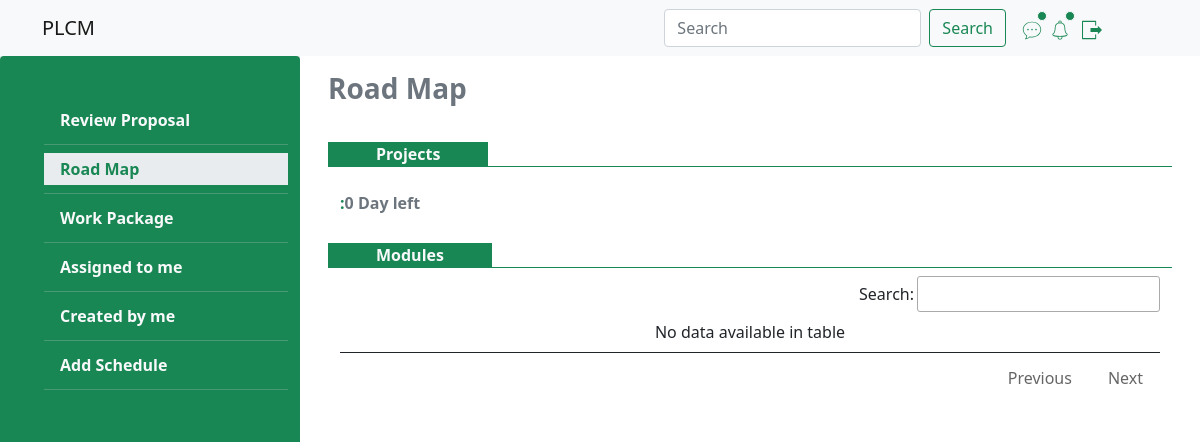
/road_map.php?id=71 (signed in), run on an earlier commit of the app's database.
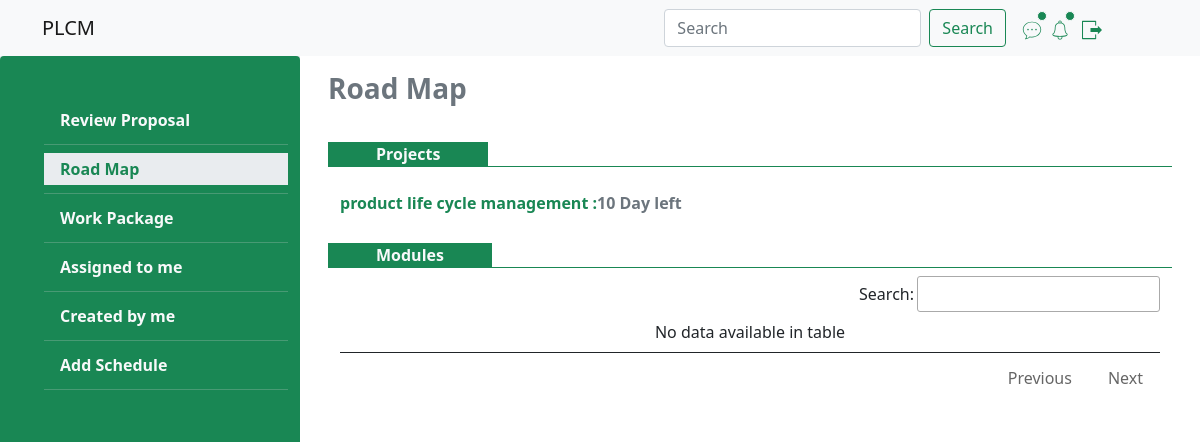
And on a later commit of the database.
### tables this page shows
CREATE TABLE `assign_projects` (
  `r_id` int(11) NOT NULL,
  `m_id` int(11) NOT NULL,
  `p_id` int(11) NOT NULL,
  `issue_date` timestamp NOT NULL DEFAULT current_timestamp(),
  `end_date` timestamp NULL DEFAULT NULL,
  `m_status` text NOT NULL DEFAULT 'unseen',
  `description` text NOT NULL,
  `a_status` text NOT NULL DEFAULT 'unseen',
  `verification` text NOT NULL DEFAULT 'notverify'
);

CREATE TABLE `projects` (
  `p_id` int(11) NOT NULL,
  `p_title` text NOT NULL,
  `p_category` text NOT NULL,
  `p_problem` text NOT NULL,
  `p_description` text NOT NULL,
  `file_path` text NOT NULL,
  `a_id` int(11) NOT NULL
);

### road_map.php (the view, shortened to what this page needs)
<?php
include_once("connection/connection.php");
if(isset($_REQUEST['id'])){
  $id=$_REQUEST['id'];
  $m_id=$_SESSION['id'];
  $query="select p_title,issue_date,end_date,m_id from projects,assign_projects where m_id=".$m_id." and assign_projects.p_id=projects.p_id and projects.p_id=".$id;
$result=mysqli_query($conn,$query);
$fet=mysqli_fetch_assoc($result);
}
?>
<!doctype html>
<html lang="en">
  <head>
    <link href="https://cdn.jsdelivr.net/npm/bootstrap@5.1.3/dist/css/bootstrap.min.css" rel="stylesheet">
    <link rel='stylesheet' href='css/style.css'>
    <link rel='stylesheet' href='css/style2.css'>
  <link rel="stylesheet" type="text/css" href="//cdn.datatables.net/1.10.21/css/jquery.dataTables.min.css"/>
  </head>
  <body>
  <div class='container-fluid p-0 responsive'>
  <nav class="navbar navbar-expand-md navbar-light bg-light">
  <div class="container">
  <a class="navbar-brand" href="home.php">PLCM</a>
    <div class="collapse navbar-collapse" id="navbarSupportedContent">
      <form class="d-flex me-2">
        <input class="form-control me-2" type="search" placeholder="Search" aria-label="Search">
        <button class="btn btn-outline-success" type="submit">Search</button>
      </form>
      <div class=' d-flex align-items-center justify-md-content-start justify-content-around'>
      <div class='position-relative chat ms-2  d-inline-block d-md-block mt-md-0 mt-2 '>
<span class="position-absolute top-0 start-100 translate-middle p-1 bg-success border border-light rounded-circle">
  </span>
</div>
<div class=" position-relative ms-2   mt-md-0 mt-2 ">
  <span class="position-absolute top-0  start-100 translate-middle p-1 bg-success border border-light rounded-circle">
  </span>
</div>
      <ul class='navbar-nav me-5 ms-1 mt-md-0 mt-2  '>
      <li class="nav-item dropdown">
          <a class="nav-link dropdown-toggle link_logout" href="#" id="navbarDropdown" role="button" data-bs-toggle="dropdown" aria-expanded="false">
          </a>
        </li>
</ul>
</div>
    </div>
  </div>
</nav>
<section class=' bg h-100'>
  <div class='row m-0 align-items-stretch justify-content-start h-100 '>
  <div class='col-md-3 d-none d-md-block  bg-success rounded  '>
  <ul class='menu mt-5'>
            <li><a class="dropdown-item text-light fw-bold " href="detail_project.php?id=<?php echo $id?>">Review Proposal</a></li>
            <li><hr class="dropdown-divider text-light"></li>
            <li><a class="dropdown-item text-light fw-bold active" href="road_map.php?id=<?php echo $id?>">Road Map</a></li>
              <li><hr class="dropdown-divider text-light"></li>
              <li><a class="dropdown-item text-light fw-bold" href="work_packages.php?id=<?php echo $id?>">Work Package</a></li>
              <li><hr class="dropdown-divider text-light"></li>
              <li><a class="dropdown-item text-light fw-bold" href="assign_me.php?id=<?php echo $id?>">Assigned to me</a></li>
              <li><hr class="dropdown-divider text-light"></li>
              <li><a class="dropdown-item text-light fw-bold" href="created_me.php?id=<?php echo $id?>">Created by me</a></li>
              <li><hr class="dropdown-divider text-light"></li>
              <li><a class="dropdown-item text-light fw-bold" href="add_schedule.php?id=<?php echo $id?>">Add Schedule</a></li>
              <li><hr class="dropdown-divider text-light"></li>
</ul>
</div>
<div class='col-md-9 bg-body'>
<div class='row bg-body p-3 h-auto '>
        <div class='col-12 text-muted h3 fw-bold'>
                Road Map
          </div>
          <div class='row mt-4'>
            <div class='col-12 border border-start-0 border-end-0 border-top-0 border border-success p-0'><span class="bg-success px-5 text-light fw-bold mt-1 d-inline-block">Projects</span></div>
             <div class='text-success fw-bold border-0 my-4 col-12'><?php echo $fet['p_title'];?>:<span class='text-secondary'><?php   $s_date = date("Y-m-d", strtotime ($fet['issue_date']));
                                                                                                                        $e_date = date("Y-m-d", strtotime ($fet['end_date']));
                                                                                                                           $startDate = new DateTime($s_date);
$endDate = new DateTime($e_date);
$difference = $startDate->diff($endDate);
echo $difference->d ;
                                                                                                                ?> Day left</span></div>
       <div class='col-12 border border-start-0 border-end-0 border-top-0 border border-success p-0'><span class="bg-success px-5 text-light fw-bold mt-1 d-inline-block">Modules</span></div>
       <div class='col-12'>
       <div class="table-responsive mt-2 road_map">
<table id="userTable" class=' table table-hover border-0 '>
        <tbody>
        </tbody>
    </table>
                </div>
       </div>
      </div>
</div>
</div>
</div>
</section>
</div>
</body>
</html>

What changed in the data, as far as the page shows it:
added assign_projects: p.p_title "product life cycle management", issue_date+end_date "10"
Also different on the page:
$difference->d: "0" → (not shown)
